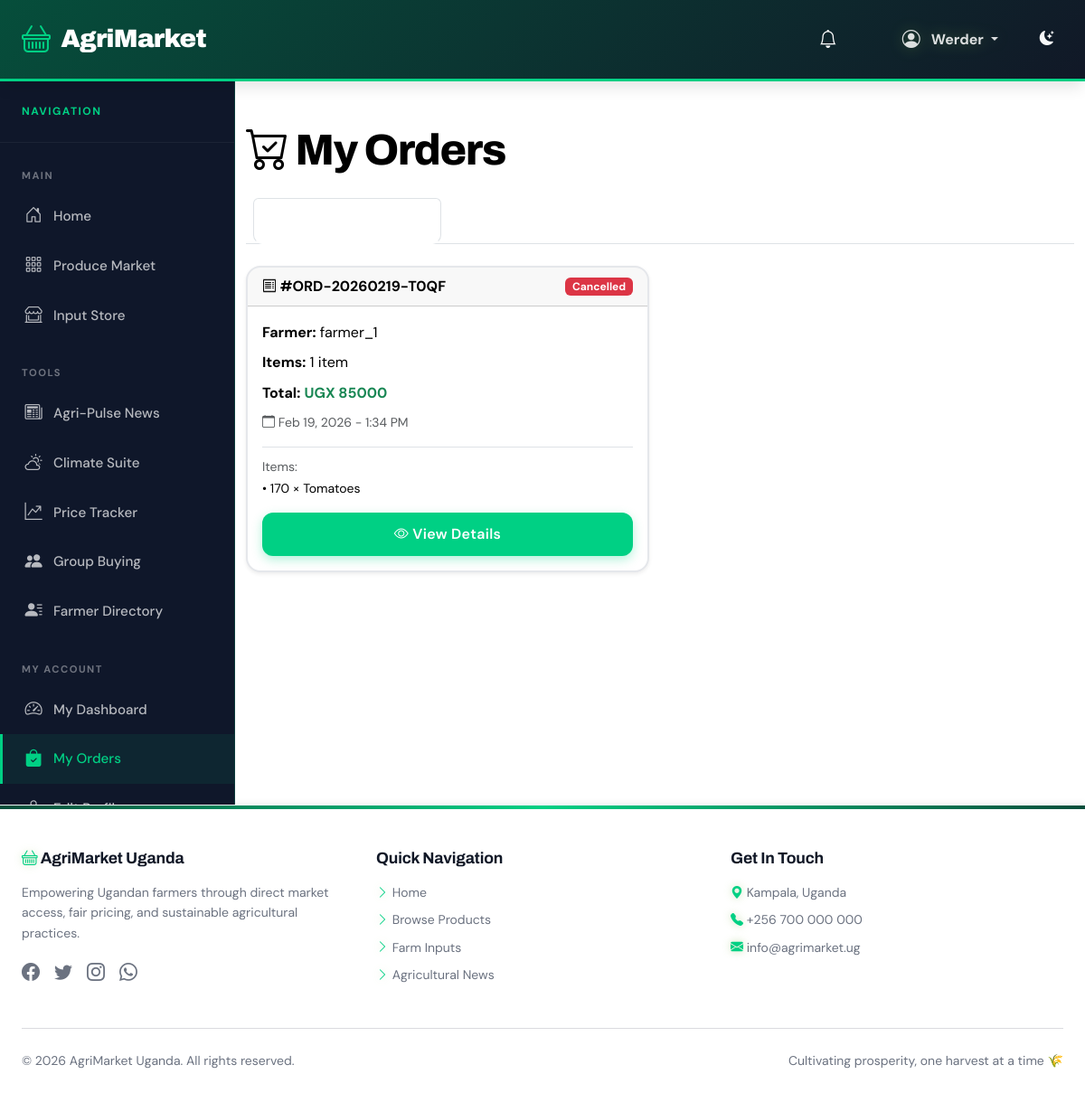
Page /orders/my-orders/ (signed in) on the earlier database version.
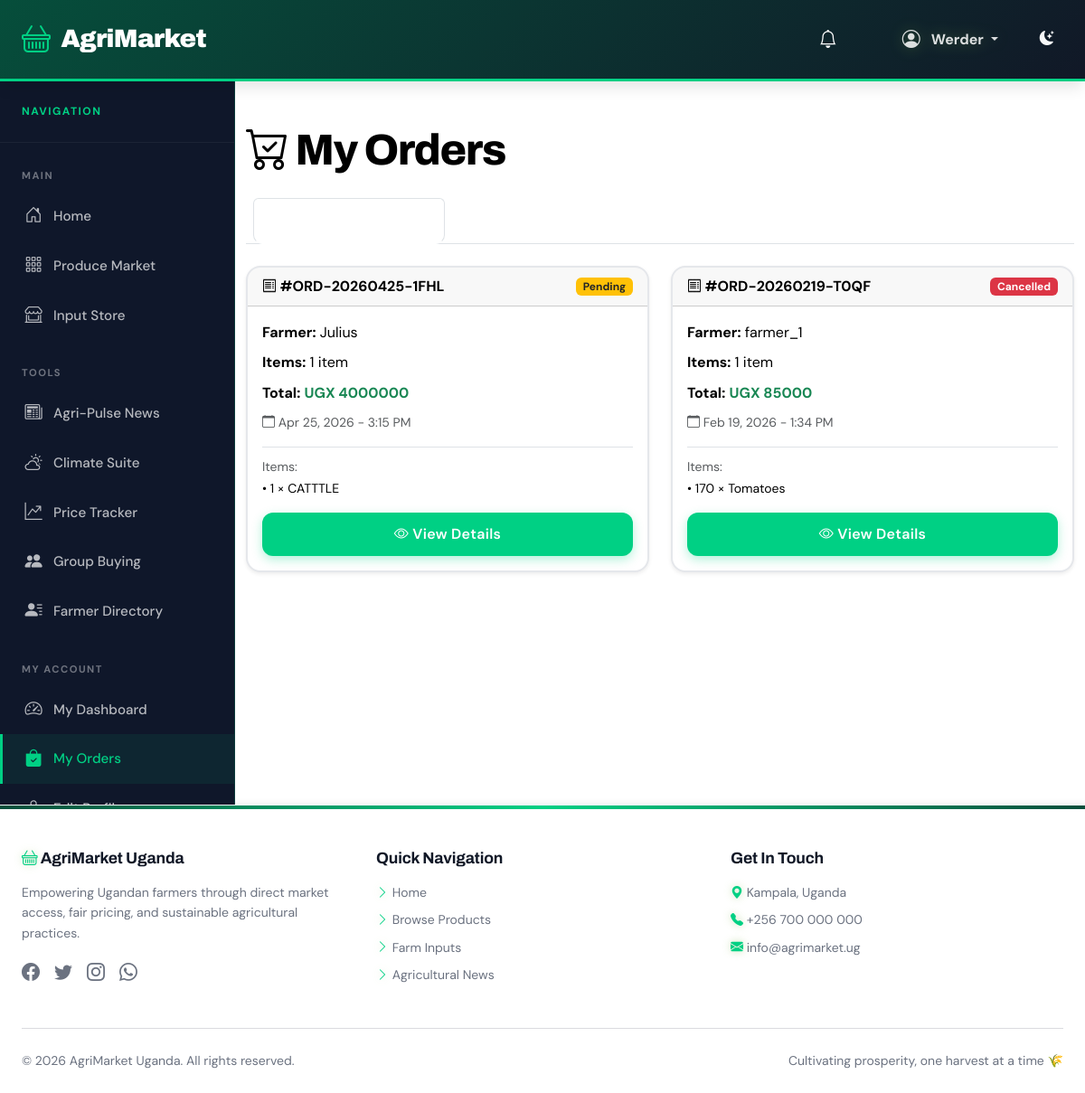
Same page on the later database version.
### orders/models.py (models this page shows, shortened)
class Order(models.Model):
    STATUS_CHOICES = (
        ('pending', 'Pending'),
        ('confirmed', 'Confirmed'),
        ('processing', 'Processing'),
        ('completed', 'Completed'),
        ('cancelled', 'Cancelled'),
    )
    buyer = models.ForeignKey(
        User,
        on_delete=models.CASCADE,
        related_name='orders_placed',
        help_text="User who placed the order"
    )
    farmer = models.ForeignKey(
        User,
        on_delete=models.CASCADE,
        related_name='orders_received',
        limit_choices_to={'user_type': 'farmer'},
        help_text="Farmer who will fulfill the order"
    )
    order_number = models.CharField(
        max_length=50,
        unique=True,
        help_text="Unique order identifier"
    )
    status = models.CharField(
        max_length=20,
        choices=STATUS_CHOICES,
        default='pending'
    )
    total_amount = models.DecimalField(
        max_digits=10,
        decimal_places=2,
        help_text="Total order amount in UGX"
    )
    delivery_address = models.TextField(
        help_text="Where to deliver the order"
    )
    delivery_phone = models.CharField(
        max_length=15,
        help_text="Contact phone for delivery"
    )
    notes = models.TextField(
        blank=True,
        help_text="Additional notes or instructions"
    )
    created_at = models.DateTimeField(auto_now_add=True)
    updated_at = models.DateTimeField(auto_now=True)
    class Meta:
        verbose_name = "Order"
        verbose_name_plural = "Orders"
        ordering = ['-created_at']

class OrderItem(models.Model):
    order = models.ForeignKey(
        Order,
        on_delete=models.CASCADE,
        related_name='items',
        help_text="Parent order"
    )
    product = models.ForeignKey(
        Product,
        on_delete=models.CASCADE,
        help_text="Product being ordered"
    )
    quantity = models.IntegerField(
        help_text="Quantity ordered"
    )
    unit_price = models.DecimalField(
        max_digits=10,
        decimal_places=2,
        help_text="Price per unit at time of order"
    )
    subtotal = models.DecimalField(
        max_digits=10,
        decimal_places=2,
        help_text="Quantity × Unit Price"
    )
    created_at = models.DateTimeField(auto_now_add=True)
    class Meta:
        verbose_name = "Order Item"
        verbose_name_plural = "Order Items"

### accounts/models.py (models this page shows, shortened)
class User(AbstractUser):
    USER_TYPES = (
        ('farmer', 'Farmer'),
        ('consumer', 'Consumer'),
        ('business', 'Business'),
        ('input_supplier', 'Input Supplier'),
        ('transporter', 'Transporter'),
    )
    user_type = models.CharField(max_length=20, choices=USER_TYPES)
    phone = models.CharField(max_length=15, blank=True)
    whatsapp_number = models.CharField(max_length=15, blank=True)
    location = models.CharField(max_length=100)
    address = models.TextField(blank=True)
    profile_picture = models.ImageField(upload_to='profiles/', blank=True, null=True)
    is_verified = models.BooleanField(default=False)
    created_at = models.DateTimeField(auto_now_add=True)
    district = models.CharField(
        max_length=100,
        choices=UGANDA_DISTRICT_CHOICES,
        blank=True
    )
    specialization = models.CharField(
        max_length=100,
        choices=SPECIALIZATION_CHOICES,
        blank=True
    )
    first_login = models.BooleanField(default=True)

### marketplace/models.py (models this page shows, shortened)
class Product(models.Model):
    STATUS_CHOICES = (
        ('available', 'Available'),
        ('out_of_stock', 'Out of Stock'),
        ('discontinued', 'Discontinued'),
    )
    UNIT_CHOICES = (
        ('kg', 'Kilogram'),
        ('bags', 'Bags'),
        ('bunches', 'Bunches'),
        ('pieces', 'Pieces'),
        ('liters', 'Liters'),
        ('tons', 'Tons'),
    )
    farmer = models.ForeignKey(
        User,
        on_delete=models.CASCADE,
        limit_choices_to={'user_type__in': ['farmer', 'business']},
        related_name='products',
        help_text="Farmer or business user who listed this product"
    )
    category = models.ForeignKey(
        Category,
        on_delete=models.SET_NULL,
        null=True,
        related_name='products'
    )
    name = models.CharField(
        max_length=200,
        help_text="Product name (e.g., Fresh Matooke)"
    )
    description = models.TextField(
        help_text="Detailed description of the product"
    )
    price = models.DecimalField(
        max_digits=10,
        decimal_places=2,
        help_text="Price per unit in UGX"
    )
    quantity = models.IntegerField(
        help_text="Available quantity"
    )
    unit = models.CharField(
        max_length=20,
        choices=UNIT_CHOICES,
        default='kg'
    )
    location = models.CharField(
        max_length=100,
        help_text="Where product is located (district/city)"
    )
    image = models.ImageField(
        upload_to='products/',
        blank=True,
        null=True,
        help_text="Main product image"
    )
    image2 = models.ImageField(
        upload_to='products/',
        blank=True,
        null=True,
        help_text="Additional image"
    )
    image3 = models.ImageField(
        upload_to='products/',
        blank=True,
        null=True,
        help_text="Additional image"
    )
    is_urgent = models.BooleanField(
        default=False,
        help_text="Mark as urgent sale (reduces post-harvest losses)"
    )
    urgent_discount = models.IntegerField(
        default=0,
        help_text="Discount percentage for urgent sales (0-50%)"
    )
    harvest_date = models.DateField(
        null=True,
        blank=True,
        help_text="When was this harvested"
    )
    status = models.CharField(
        max_length=20,
        choices=STATUS_CHOICES,
        default='available'
    )
    created_at = models.DateTimeField(auto_now_add=True)
    updated_at = models.DateTimeField(auto_now=True)
    class Meta:
        verbose_name = "Product"
        verbose_name_plural = "Products"
        ordering = ['-created_at']

### orders/views.py (the view)
# urls.py: path('my-orders/', views.my_orders, name='my_orders'),
@login_required
def my_orders(request):
    orders_placed = Order.objects.filter(buyer=request.user)
    orders_received = Order.objects.filter(farmer=request.user)
    context = {
        'orders_placed': orders_placed,
        'orders_received': orders_received
    }
    return render(request, 'orders/my_orders.html', context)

### templates/orders/my_orders.html (shortened to what the changed rows need)
{% extends 'base.html' %}
{% block content %}
<section class="py-5">
    <div class="container">
        <h2 class="mb-4">
            <i class="bi bi-cart-check"></i> My Orders
        </h2>
        <div class="tab-content" id="orderTabsContent">
            <div class="tab-pane fade show active" id="placed" role="tabpanel">
                {% if orders_placed %}
                    <div class="row">
                        {% for order in orders_placed %}
                        <div class="col-md-6 mb-4">
                            <div class="card shadow-sm h-100">
                                <div class="card-header d-flex justify-content-between align-items-center">
                                    <span class="fw-bold">
                                        <i class="bi bi-receipt"></i> #{{ order.order_number }}
                                    </span>
                                    {% if order.status == 'pending' %}
                                        <span class="badge bg-warning text-dark">{{ order.get_status_display }}</span>
                                    {% elif order.status == 'confirmed' %}
                                        <span class="badge bg-info">{{ order.get_status_display }}</span>
                                    {% elif order.status == 'processing' %}
                                        <span class="badge bg-primary">{{ order.get_status_display }}</span>
                                    {% elif order.status == 'completed' %}
                                        <span class="badge bg-success">{{ order.get_status_display }}</span>
                                    {% elif order.status == 'cancelled' %}
                                        <span class="badge bg-danger">{{ order.get_status_display }}</span>
                                    {% endif %}
                                </div>
                                <div class="card-body">
                                    <p class="mb-2">
                                        <strong>Farmer:</strong> {{ order.farmer.username }}
                                    </p>
                                    <p class="mb-2">
                                        <strong>Items:</strong> {{ order.items.count }} item{{ order.items.count|pluralize }}
                                    </p>
                                    <p class="mb-2">
                                        <strong>Total:</strong>
                                        <span class="text-success fw-bold">UGX {{ order.total_amount|floatformat:0 }}</span>
                                    </p>
                                    <p class="mb-3 text-muted small">
                                        <i class="bi bi-calendar"></i> {{ order.created_at|date:"M d, Y - g:i A" }}
                                    </p>
                                    <div class="border-top pt-2 mb-3">
                                        <small class="text-muted">Items:</small>
                                        {% for item in order.items.all %}
                                            <small class="d-block">• {{ item.quantity }} × {{ item.product.name }}</small>
                                        {% endfor %}
                                    </div>
                                    <a href="{% url 'orders:order_detail' order.id %}" class="btn btn-primary w-100">
                                        <i class="bi bi-eye"></i> View Details
                                    </a>
                                </div>
                            </div>
                        </div>
                        {% endfor %}
                    </div>
                {% endif %}
            </div>
        </div>
    </div>
</section>
{% endblock %}

Differences in the rows shown:
added Order: order_number "ORD-20260425-1FHL", status "Pending", farmer.username "Julius", items.count "1", total_amount "4000000", created_at "Apr 25, 2026 - 3:15 PM"
added OrderItem: quantity "1", product.name "CATTTLE", shown under "ORD-20260425-1FHL"
